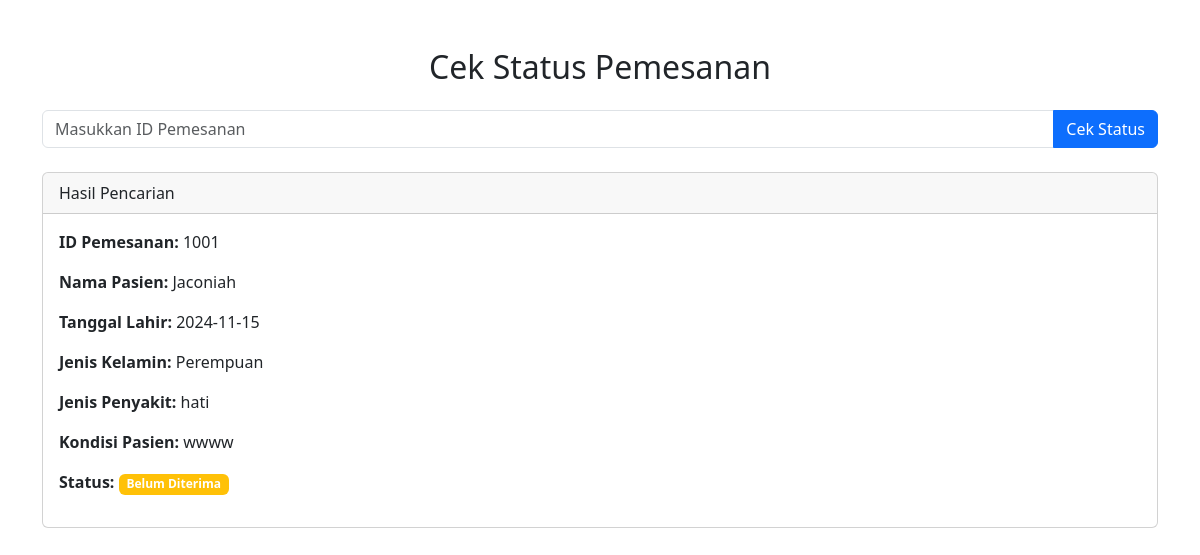
The page /Web_ada_kita/cek_status.php?id_pemesanan=1001 on the database its author committed.
### tables this page shows
CREATE TABLE `pemesanan_pengasuh` (
  `id_pemesanan` int(11) NOT NULL,
  `nama_pasien` varchar(100) NOT NULL,
  `jenis_kelamin` enum('Laki-laki','Perempuan') NOT NULL,
  `jenis_penyakit` varchar(255) NOT NULL,
  `kondisi_pasien` text NOT NULL,
  `tgl_lahir` date NOT NULL,
  `diterima` tinyint(1) NOT NULL
);

### Web_ada_kita/cek_status.php (the view, shortened to what this page needs)
<?php
include 'koneksi.php';
?>
<!DOCTYPE html>
<html lang="en">
<head>
    <link href="https://cdn.jsdelivr.net/npm/bootstrap@5.3.2/dist/css/bootstrap.min.css" rel="stylesheet">
</head>
<body>
    <div class="container mt-5">
        <h2 class="mb-4 text-center">Cek Status Pemesanan</h2>
        <form action="" method="GET" class="mb-4">
            <div class="input-group">
                <input type="number" name="id_pemesanan" class="form-control" placeholder="Masukkan ID Pemesanan" required>
                <button type="submit" class="btn btn-primary">Cek Status</button>
            </div>
        </form>
        <?php
        if (isset($_GET['id_pemesanan'])) {
            $id_pemesanan = $_GET['id_pemesanan'];
            $sql = "SELECT * FROM pemesanan_pengasuh WHERE id_pemesanan = $id_pemesanan";
            $result = mysqli_query($conn, $sql);
            if (mysqli_num_rows($result) > 0) {
                $row = mysqli_fetch_assoc($result);
                echo "<div class='card'>";
                echo "<div class='card-header'>Hasil Pencarian</div>";
                echo "<div class='card-body'>";
                echo "<p><strong>ID Pemesanan:</strong> " . $row['id_pemesanan'] . "</p>";
                echo "<p><strong>Nama Pasien:</strong> " . $row['nama_pasien'] . "</p>";
                echo "<p><strong>Tanggal Lahir:</strong> " . $row['tgl_lahir'] . "</p>";
                echo "<p><strong>Jenis Kelamin:</strong> " . $row['jenis_kelamin'] . "</p>";
                echo "<p><strong>Jenis Penyakit:</strong> " . $row['jenis_penyakit'] . "</p>";
                echo "<p><strong>Kondisi Pasien:</strong> " . $row['kondisi_pasien'] . "</p>";
                if ($row['diterima'] == 1) {
                    echo "<p><strong>Status:</strong> <span class='badge bg-success'>Sudah Diterima</span></p>";
                } else {
                    echo "<p><strong>Status:</strong> <span class='badge bg-warning'>Belum Diterima</span></p>";
                }
                echo "</div>";
                echo "</div>";
            } else {
                echo "<div class='alert alert-danger mt-4'>ID Pemesanan tidak ditemukan.</div>";
            }
        }
        ?>
    </div>
</body>
</html>

### rows shown on the page
pemesanan_pengasuh: id_pemesanan "1001", nama_pasien "Jaconiah", tgl_lahir "2024-11-15", jenis_kelamin "Perempuan", jenis_penyakit "hati", kondisi_pasien "wwww"
